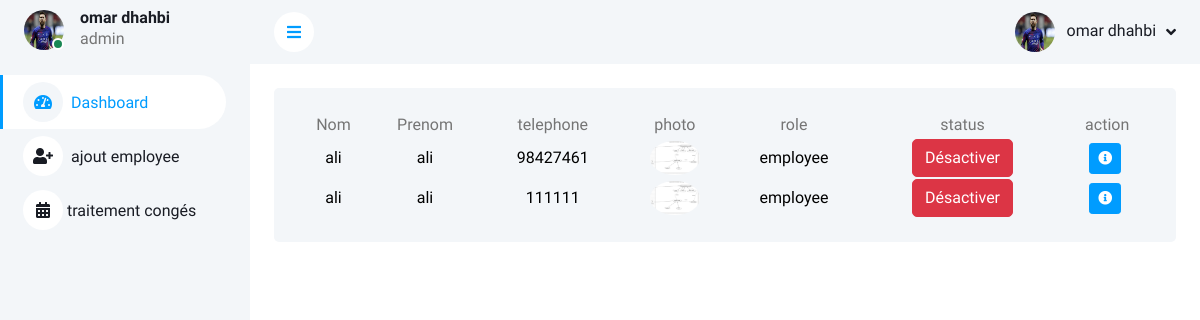
/Admin/admin.php (signed in), run on the app's committed database.
### tables this page shows
CREATE TABLE `users` (
  `id` int(11) NOT NULL,
  `nom` varchar(25) NOT NULL,
  `prenom` varchar(25) NOT NULL,
  `tel` varchar(155) NOT NULL,
  `email` varchar(25) NOT NULL,
  `password` varchar(255) NOT NULL,
  `photo` varchar(255) NOT NULL,
  `role` varchar(25) NOT NULL DEFAULT 'employee',
  `status` tinyint(1) NOT NULL DEFAULT 1,
  `NbJourConge` int(11) NOT NULL DEFAULT 45,
  `RaisonSociale` varchar(11) NOT NULL DEFAULT 'dhahbi_web',
  `code` varchar(255) DEFAULT NULL
);

### Admin/admin.php (the view, shortened to what this page needs)
<?php
include "../connexion.php";
$query = "SELECT * FROM users WHERE role = 'employee'";
$stmt = $conn->prepare($query);
$stmt->execute();
$users = $stmt->fetchAll(PDO::FETCH_ASSOC);
?>
<!DOCTYPE html>
<html lang="en">
<head>
  <link href="https://cdnjs.cloudflare.com/ajax/libs/font-awesome/5.10.0/css/all.min.css" rel="stylesheet">
  <link href="https://cdn.jsdelivr.net/npm/bootstrap-icons@1.4.1/font/bootstrap-icons.css" rel="stylesheet">
  <link href="../lib/owlcarousel/assets/owl.carousel.min.css" rel="stylesheet">
  <link href="../lib/tempusdominus/css/tempusdominus-bootstrap-4.min.css" rel="stylesheet" />
  <link rel="stylesheet" type="text/css" href="https://cdn.datatables.net/1.11.5/css/jquery.dataTables.min.css">
  <link href="../css/bootstrap.min.css" rel="stylesheet">
  <link href="../css/style.css" rel="stylesheet">
</head>
<body>
  <div class="container-xxl position-relative bg-white d-flex p-0">
    <?php include "sidbar.php" ?>
    <div class="content">
      <?php include "navbar.php" ?>
      <div class="container-fluid pt-4 px-4">
        <div class="bg-light text-center rounded p-4">
          <div class="table-responsive">
            <table id="tableResultats" class="display" style="width:100%;">
              <thead>
                <tr style="text-align: center;">
                  <td>Nom</td>
                  <td>Prenom</td>
                  <td>telephone</td>
                  <td>photo</td>
                  <td>role</td>
                  <td>status</td>
                  <td>action</td>
                </tr>
              </thead>
              <tbody>
                <?php foreach ($users as $user) : ?>
                  <tr style="color:black;text-align:center">
                    <td><?php echo $user['nom']; ?></td>
                    <td><?php echo $user['prenom']; ?></td>
                    <td><?php echo $user['tel']; ?></td>
                    <td>
                      <img src="../photo/<?php echo $user['photo']; ?>" alt="User Photo" class="circular-image">
                    </td>
                    <td><?php echo $user['role']; ?></td>
                    <td>
                      <form method="post" style="display:inline;">
                        <?php if ($user['status']) : ?>
                          <button type="submit" name="desactiver" class="btn btn-danger">Désactiver</button>
                        <?php else : ?>
                          <button type="submit" name="activer" class="btn btn-success">Activer</button>
                        <?php endif; ?>
                      </form>
                    </td>
                    <td>
                      <a href="details.php?id=<?php echo $user['id']; ?>" class="btn btn-sm btn-primary me-1">
                        <i class="fas fa-info-circle"></i>
                      </a>
                    </td>
                  </tr>
                <?php endforeach; ?>
            </table>
          </div>
        </div>
      </div>
    </div>
</body>
</html>

### Admin/sidbar.php (shortened to what this page needs)
<?php
$current_page = basename($_SERVER['PHP_SELF']);
?>
<div class="sidebar pe-4 pb-3">
    <nav class="navbar bg-light navbar-light">
        <div class="d-flex align-items-center ms-4 mb-4">
            <div class="position-relative">
                <img class="rounded-circle" src="../photo/<?php echo $_SESSION['photo']; ?>" alt="" style="width: 40px; height: 40px;">
                <div class="bg-success rounded-circle border border-2 border-white position-absolute end-0 bottom-0 p-1"></div>
            </div>
            <div class="ms-3">
                <h6 class="mb-0"><?php echo $_SESSION['nom'] . ' ' . $_SESSION['prenom']; ?></h6>
                <span><?php echo $_SESSION['role'] ?></span>
            </div>
        </div>
        <div class="navbar-nav w-100">
            <a href="admin.php" class="nav-item nav-link <?php echo ($current_page == 'admin.php') ? 'active' : ''; ?>"><i class=" fa fa-tachometer-alt me-2"></i>Dashboard</a>
            <a href="inscription.php" class="nav-item nav-link <?php echo ($current_page == 'inscription.php') ? 'active' : ''; ?>"><i class=" fa fa-user-plus me-2"></i>ajout employee</a>
            <a href="conge.php" class="nav-item nav-link <?php echo ($current_page == 'conge.php') ? 'active' : ''; ?>"><i class="fa fa-calendar-alt me-1"></i>traitement congés</a>
        </div>
</div>
</div>

### Admin/navbar.php (shortened to what this page needs)
<nav class="navbar navbar-expand bg-light navbar-light sticky-top px-4 py-0">
    <a href="#" class="sidebar-toggler flex-shrink-0">
        <i class="fa fa-bars"></i>
    </a>
    <div class="navbar-nav align-items-center ms-auto">
        <div class="nav-item dropdown">
            <a href="#" class="nav-link dropdown-toggle" data-bs-toggle="dropdown">
                <img class="rounded-circle me-lg-2" src="../photo/<?php echo $_SESSION['photo']; ?>" alt="" style="width: 40px; height: 40px;">
                <span class="d-none d-lg-inline-flex"><?php echo $_SESSION['nom'] . ' ' . $_SESSION['prenom']; ?></span>
            </a>
        </div>
    </div>
</nav>

### css/style.css (style rules this page uses)
:root { --primary: #009CFF; --light: #F3F6F9; --dark: #191C24; }
.btn { transition: .5s; }
.btn.btn-primary { color: #FFFFFF; }
.sidebar { position: fixed; top: 0; left: 0; bottom: 0; width: 250px; height: 100vh; overflow-y: auto; background: var(--light); transition: 0.5s; z-index: 999; }
.content { margin-left: 250px; min-height: 100vh; background: #FFFFFF; transition: 0.5s; }
@media (min-width: 992px) { .sidebar { margin-left: 0; } }
@media (min-width: 992px) { .content { width: calc(100% - 250px); } }
.sidebar .navbar .navbar-nav .nav-link { padding: 7px 20px; color: var(--dark); font-weight: 500; border-left: 3px solid var(--light); border-radius: 0 30px 30px 0; outline: none; }
.sidebar .navbar .navbar-nav .nav-link:hover, .sidebar .navbar .navbar-nav .nav-link.active { color: var(--primary); background: #FFFFFF; border-color: var(--primary); }
.sidebar .navbar .navbar-nav .nav-link i { width: 40px; height: 40px; display: inline-flex; align-items: center; justify-content: center; background: #FFFFFF; border-radius: 40px; }
.sidebar .navbar .navbar-nav .nav-link:hover i, .sidebar .navbar .navbar-nav .nav-link.active i { background: var(--light); }
.content .navbar .navbar-nav .nav-link { margin-left: 25px; padding: 12px 0; color: var(--dark); outline: none; }
.content .navbar .sidebar-toggler, .content .navbar .navbar-nav .nav-link i { width: 40px; height: 40px; display: inline-flex; align-items: center; justify-content: center; background: #FFFFFF; border-radius: 40px; }
.content .navbar .dropdown-toggle::after { margin-left: 6px; vertical-align: middle; border: none; content: "\f107"; font-family: "Font Awesome 5 Free"; font-weight: 900; transition: .5s; }

### Admin/admin.php (style rules this page uses)
.circular-image { max-width: 50px; max-height: 100px; border-radius: 50%; }

### data on the page
users: nom "ali", prenom "ali", tel "98427461", photo (picture), role "employee", status "Désactiver"
users: nom "ali", prenom "ali", tel "111111", photo (picture), role "employee", status "Désactiver"

### other printed values
$_SESSION['nom'] "omar"
$_SESSION['prenom'] "dhahbi"
$_SESSION['role'] "admin"
